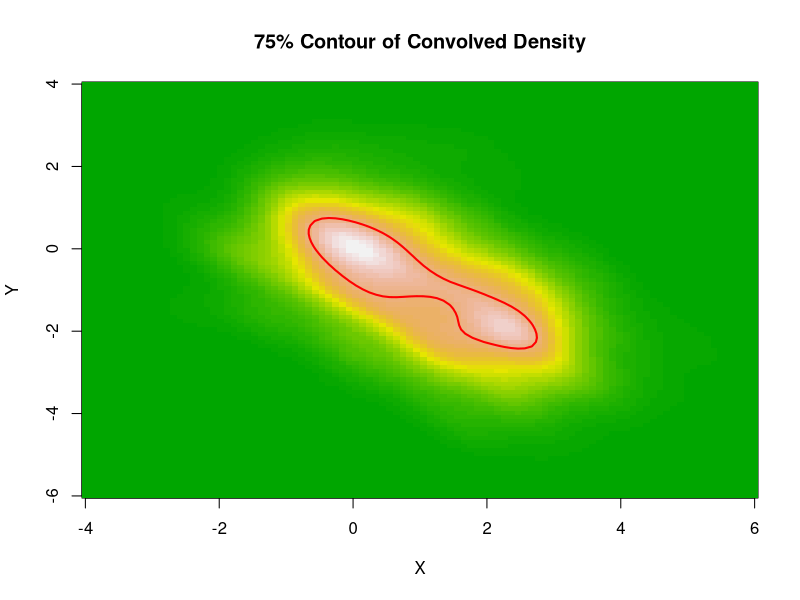

The R source for this figure:
# Load necessary library
library(ks)

# Generate sample data
set.seed(123)
n <- 500
data1 <- cbind(rnorm(n, mean = 0, sd = 1), rnorm(n, mean = 0, sd = 1))
data2 <- cbind(rnorm(n, mean = 2, sd = 1), rnorm(n, mean = -2, sd = 1))

# Compute KDEs using a common grid
H <- Hpi(rbind(data1, data2)) # Use a common bandwidth estimate
xmin <- c(-4, -6)
xmax <- c(6, 4)
gridsize <- c(100, 100)

kde1 <- kde(data1, H = H, xmin = xmin, xmax = xmax, gridsize = gridsize)
kde2 <- kde(data2, H = H, xmin = xmin, xmax = xmax, gridsize = gridsize)

# Sum the KDEs (valid because they are on the same grid)
convolved_density <- kde1$estimate + kde2$estimate

# Normalize to ensure it's still a proper probability density function
dx <- diff(kde1$eval.points[[1]])[1]
dy <- diff(kde1$eval.points[[2]])[1]
cell_area <- dx * dy
convolved_density <- convolved_density / sum(convolved_density * cell_area) # Normalize

# Compute 75% probability contour level
sorted_densities <- sort(as.vector(convolved_density), decreasing = TRUE)
cumulative_probs <- cumsum(sorted_densities * cell_area)
threshold <- sorted_densities[which(cumulative_probs >= 0.25)[1]]

# Verify normalization: The sum should be close to 1
total_density <- sum(convolved_density * cell_area)
print(total_density) # Should be approximately 1

# Plot heatmap (image) and overlay the 75% contour
image(kde1$eval.points[[1]], kde1$eval.points[[2]], convolved_density,
    col = terrain.colors(50), main = "75% Contour of Convolved Density",
    xlab = "X", ylab = "Y"
)

# Overlay the 75% contour
contour(kde1$eval.points[[1]], kde1$eval.points[[2]], convolved_density,
    levels = threshold, drawlabels = FALSE, lwd = 2, col = "red", add = TRUE
)
